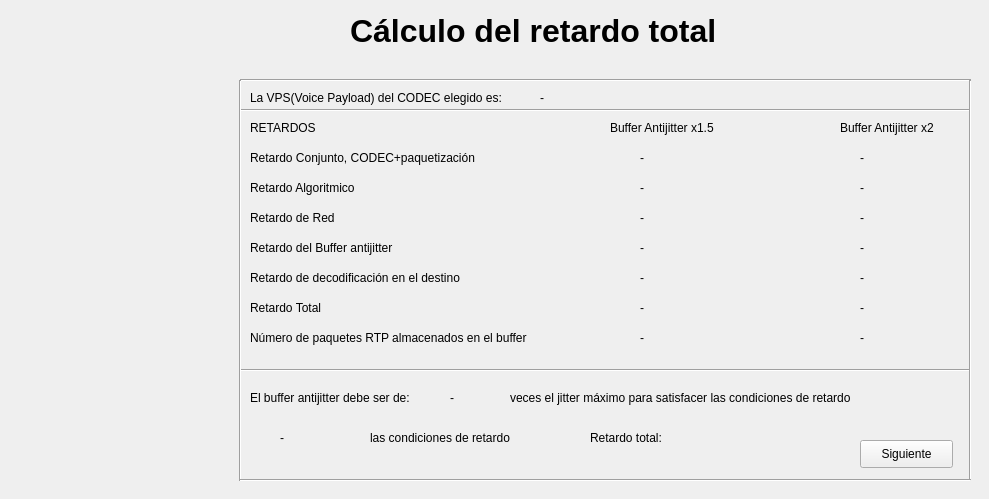
    <widget class="QWidget" name="page_2">
     <widget class="QLabel" name="label_24">
      <property name="geometry">
       <rect>
        <x>250</x>
        <y>180</y>
        <width>261</width>
        <height>16</height>
       </rect>
      </property>
      <property name="text">
       <string>Retardo Algoritmico</string>
      </property>
     </widget>
     <widget class="Line" name="line_26">
      <property name="geometry">
       <rect>
        <x>240</x>
        <y>360</y>
        <width>731</width>
        <height>20</height>
       </rect>
      </property>
      <property name="orientation">
       <enum>Qt::Horizontal</enum>
      </property>
     </widget>
     <widget class="QLabel" name="label_25">
      <property name="geometry">
       <rect>
        <x>250</x>
        <y>150</y>
        <width>261</width>
        <height>16</height>
       </rect>
      </property>
      <property name="text">
       <string>Retardo Conjunto, CODEC+paquetización</string>
      </property>
     </widget>
     <widget class="QLabel" name="label_RetardoAntijitter2">
      <property name="geometry">
       <rect>
        <x>860</x>
        <y>240</y>
        <width>81</width>
        <height>16</height>
       </rect>
      </property>
      <property name="text">
       <string>-</string>
      </property>
     </widget>
     <widget class="QLabel" name="label_cumple_o_no">
      <property name="geometry">
       <rect>
        <x>280</x>
        <y>430</y>
        <width>91</width>
        <height>16</height>
       </rect>
      </property>
      <property name="text">
       <string>-</string>
      </property>
     </widget>
     <widget class="QLabel" name="label_26">
      <property name="geometry">
       <rect>
        <x>250</x>
        <y>270</y>
        <width>261</width>
        <height>16</height>
       </rect>
      </property>
      <property name="text">
       <string>Retardo de decodificación en el destino</string>
      </property>
     </widget>
     <widget class="QLabel" name="label_RetardoRed15">
      <property name="geometry">
       <rect>
        <x>640</x>
        <y>210</y>
        <width>81</width>
        <height>16</height>
       </rect>
      </property>
      <property name="text">
       <string>-</string>
      </property>
     </widget>
     <widget class="Line" name="line_27">
      <property name="geometry">
       <rect>
        <x>240</x>
        <y>100</y>
        <width>731</width>
        <height>20</height>
       </rect>
      </property>
      <property name="orientation">
       <enum>Qt::Horizontal</enum>
      </property>
     </widget>
     <widget class="QLabel" name="label_RetardoAlgoritmico15">
      <property name="geometry">
       <rect>
        <x>640</x>
        <y>180</y>
        <width>81</width>
        <height>16</height>
       </rect>
      </property>
      <property name="text">
       <string>-</string>
      </property>
     </widget>
     <widget class="QLabel" name="label_PaquetesBuffer2">
      <property name="geometry">
       <rect>
        <x>860</x>
        <y>330</y>
        <width>111</width>
        <height>16</height>
       </rect>
      </property>
      <property name="text">
       <string>-</string>
      </property>
     </widget>
     <widget class="Line" name="line_28">
      <property name="geometry">
       <rect>
        <x>240</x>
        <y>70</y>
        <width>731</width>
        <height>20</height>
       </rect>
      </property>
      <property name="orientation">
       <enum>Qt::Horizontal</enum>
      </property>
     </widget>
     <widget class="Line" name="line_29">
      <property name="geometry">
       <rect>
        <x>960</x>
        <y>80</y>
        <width>20</width>
        <height>401</height>
       </rect>
      </property>
      <property name="orientation">
       <enum>Qt::Vertical</enum>
      </property>
     </widget>
     <widget class="QLabel" name="label_27">
      <property name="geometry">
       <rect>
        <x>250</x>
        <y>120</y>
        <width>71</width>
        <height>16</height>
       </rect>
      </property>
      <property name="text">
       <string>RETARDOS</string>
      </property>
     </widget>
     <widget class="QLabel" name="label_Retardodecodificacion2">
      <property name="geometry">
       <rect>
        <x>860</x>
        <y>270</y>
        <width>71</width>
        <height>16</height>
       </rect>
      </property>
      <property name="text">
       <string>-</string>
      </property>
     </widget>
     <widget class="QLabel" name="label_RetardoAntijitter15">
      <property name="geometry">
       <rect>
        <x>640</x>
        <y>240</y>
        <width>91</width>
        <height>16</height>
       </rect>
      </property>
      <property name="text">
       <string>-</string>
      </property>
     </widget>
     <widget class="Line" name="line_30">
      <property name="geometry">
       <rect>
        <x>230</x>
        <y>80</y>
        <width>21</width>
        <height>401</height>
       </rect>
      </property>
      <property name="orientation">
       <enum>Qt::Vertical</enum>
      </property>
     </widget>
     <widget class="QLabel" name="label_28">
      <property name="geometry">
       <rect>
        <x>250</x>
        <y>90</y>
        <width>281</width>
        <height>16</height>
       </rect>
      </property>
      <property name="text">
       <string>La VPS(Voice Payload) del CODEC elegido es: </string>
      </property>
     </widget>
     <widget class="QLabel" name="label_29">
      <property name="geometry">
       <rect>
        <x>250</x>
        <y>210</y>
        <width>261</width>
        <height>16</height>
       </rect>
      </property>
      <property name="text">
       <string>Retardo de Red</string>
      </property>
     </widget>
     <widget class="QLabel" name="label_30">
      <property name="geometry">
       <rect>
        <x>840</x>
        <y>120</y>
        <width>121</width>
        <height>16</height>
       </rect>
      </property>
      <property name="text">
       <string>Buffer Antijitter x2</string>
      </property>
     </widget>
     <widget class="QLabel" name="label_31">
      <property name="geometry">
       <rect>
        <x>610</x>
        <y>120</y>
        <width>121</width>
        <height>16</height>
       </rect>
      </property>
      <property name="text">
       <string>Buffer Antijitter x1.5</string>
      </property>
     </widget>
     <widget class="QLabel" name="label_RetardoTotal2">
      <property name="geometry">
       <rect>
        <x>860</x>
        <y>300</y>
        <width>71</width>
        <height>16</height>
       </rect>
      </property>
      <property name="text">
       <string>-</string>
      </property>
     </widget>
     <widget class="QLabel" name="label_RetardoTotal15">
      <property name="geometry">
       <rect>
        <x>640</x>
        <y>300</y>
        <width>81</width>
        <height>16</height>
       </rect>
      </property>
      <property name="text">
       <string>-</string>
      </property>
     </widget>
     <widget class="QPushButton" name="SiguienteR">
      <property name="geometry">
       <rect>
        <x>860</x>
        <y>440</y>
        <width>93</width>
        <height>28</height>
       </rect>
      </property>
      <property name="text">
       <string>Siguiente</string>
      </property>
     </widget>
     <widget class="QLabel" name="label_RetardoAlgoritmico2">
      <property name="geometry">
       <rect>
        <x>860</x>
        <y>180</y>
        <width>81</width>
        <height>16</height>
       </rect>
      </property>
      <property name="text">
       <string>-</string>
      </property>
     </widget>
     <widget class="QLabel" name="label_RetardoRed2">
      <property name="geometry">
       <rect>
        <x>860</x>
        <y>210</y>
        <width>81</width>
        <height>16</height>
       </rect>
      </property>
      <property name="text">
       <string>-</string>
      </property>
     </widget>
     <widget class="QLabel" name="label_tamanoAntijitter">
      <property name="geometry">
       <rect>
        <x>450</x>
        <y>390</y>
        <width>55</width>
        <height>16</height>
       </rect>
      </property>
      <property name="text">
       <string>-</string>
      </property>
     </widget>
     <widget class="QLabel" name="label_32">
      <property name="geometry">
       <rect>
        <x>370</x>
        <y>430</y>
        <width>161</width>
        <height>16</height>
       </rect>
      </property>
      <property name="text">
       <string>las condiciones de retardo</string>
      </property>
     </widget>
     <widget class="QLabel" name="label_33">
      <property name="geometry">
       <rect>
        <x>250</x>
        <y>240</y>
        <width>261</width>
        <height>16</height>
       </rect>
      </property>
      <property name="text">
       <string>Retardo del Buffer antijitter</string>
      </property>
     </widget>
     <widget class="QLabel" name="label_RetardoDecodificacion15">
      <property name="geometry">
       <rect>
        <x>640</x>
        <y>270</y>
        <width>81</width>
        <height>16</height>
       </rect>
      </property>
      <property name="text">
       <string>-</string>
      </property>
     </widget>
     <widget class="QLabel" name="label_PaquetesBuffer15">
      <property name="geometry">
       <rect>
        <x>640</x>
        <y>330</y>
        <width>121</width>
        <height>16</height>
       </rect>
      </property>
      <property name="text">
       <string>-</string>
      </property>
     </widget>
     <widget class="QLabel" name="label_34">
      <property name="geometry">
       <rect>
        <x>510</x>
        <y>390</y>
        <width>381</width>
        <height>16</height>
       </rect>
      </property>
      <property name="text">
       <string>veces el jitter máximo para satisfacer las condiciones de retardo</string>
      </property>
     </widget>
     <widget class="Line" name="line_31">
      <property name="geometry">
       <rect>
        <x>240</x>
        <y>470</y>
        <width>731</width>
        <height>20</height>
       </rect>
      </property>
      <property name="orientation">
       <enum>Qt::Horizontal</enum>
      </property>
     </widget>
     <widget class="QLabel" name="label_RetardoConjunto15">
      <property name="geometry">
       <rect>
        <x>640</x>
        <y>150</y>
        <width>91</width>
        <height>16</height>
       </rect>
      </property>
      <property name="text">
       <string>-</string>
      </property>
     </widget>
     <widget class="QLabel" name="label_35">
      <property name="geometry">
       <rect>
        <x>250</x>
        <y>300</y>
        <width>261</width>
        <height>16</height>
       </rect>
      </property>
      <property name="text">
       <string>Retardo Total </string>
      </property>
     </widget>
     <widget class="QLabel" name="label_36">
      <property name="geometry">
       <rect>
        <x>250</x>
        <y>330</y>
        <width>311</width>
        <height>16</height>
       </rect>
      </property>
      <property name="text">
       <string>Número de paquetes RTP almacenados en el buffer</string>
      </property>
     </widget>
     <widget class="QLabel" name="label_37">
      <property name="geometry">
       <rect>
        <x>350</x>
        <y>0</y>
        <width>521</width>
        <height>61</height>
       </rect>
      </property>
      <property name="font">
       <font>
        <pointsize>24</pointsize>
        <weight>75</weight>
        <bold>true</bold>
       </font>
      </property>
      <property name="text">
       <string>Cálculo del retardo total</string>
      </property>
     </widget>
     <widget class="QLabel" name="label_38">
      <property name="geometry">
       <rect>
        <x>250</x>
        <y>390</y>
        <width>181</width>
        <height>16</height>
       </rect>
      </property>
      <property name="text">
       <string>El buffer antijitter debe ser de:</string>
      </property>
     </widget>
     <widget class="QLabel" name="label_RetardoConjunto2">
      <property name="geometry">
       <rect>
        <x>860</x>
        <y>150</y>
        <width>71</width>
        <height>16</height>
       </rect>
      </property>
      <property name="text">
       <string>-</string>
      </property>
     </widget>
     <widget class="QLabel" name="label_VPS">
      <property name="geometry">
       <rect>
        <x>540</x>
        <y>90</y>
        <width>131</width>
        <height>16</height>
       </rect>
      </property>
      <property name="text">
       <string>-</string>
      </property>
     </widget>
     <widget class="QLabel" name="label_47">
      <property name="geometry">
       <rect>
        <x>590</x>
        <y>430</y>
        <width>111</width>
        <height>16</height>
       </rect>
      </property>
      <property name="text">
       <string>Retardo total: </string>
      </property>
     </widget>
     <widget class="QLabel" name="label_retardo_total">
      <property name="geometry">
       <rect>
        <x>694</x>
        <y>430</y>
        <width>91</width>
        <height>20</height>
       </rect>
      </property>
      <property name="text">
       <string/>
      </property>
     </widget>
    </widget>
